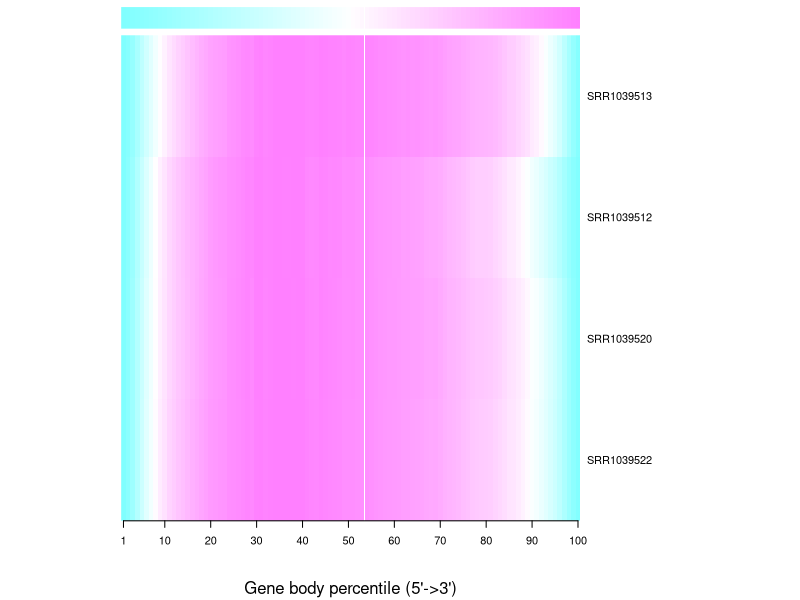
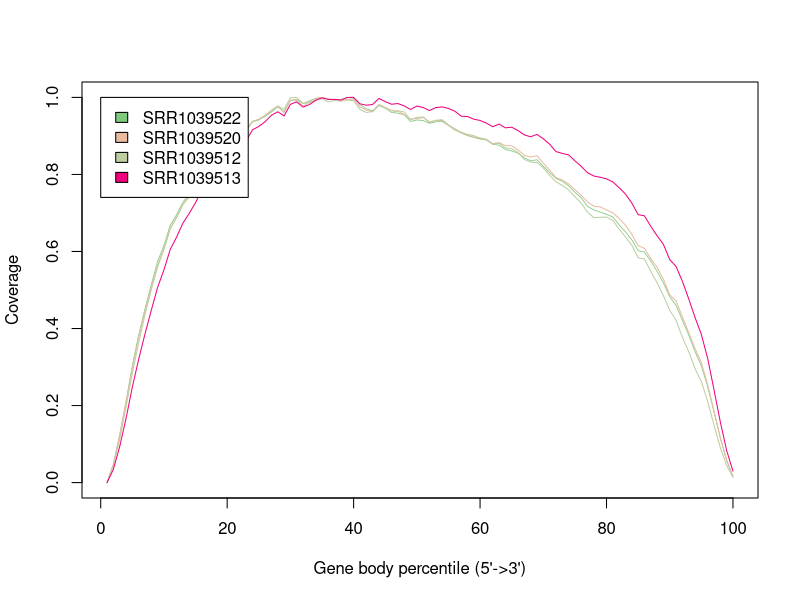

Write the R code that produced these figures, in order.
SRR1039522 <- c(0.0,0.04763836870578444,0.12248231377444861,0.20948033707865168,0.3035034332084894,0.3829744069912609,0.4510559717020391,0.5136313982521847,0.5743081564710778,0.6153167915106117,0.6683130461922597,0.6954535996670829,0.7281575114440283,0.7480493133583022,0.7739986475239284,0.8060965459841865,0.8264695172700791,0.850187265917603,0.8694496462754889,0.8906835205992509,0.9022133791094465,0.9130696004993758,0.9171192259675406,0.9375416146483562,0.9428526841448189,0.9505435913441531,0.9620448397836038,0.9751612567623804,0.9636990220557636,0.9920620058260508,0.9946707240948814,0.9839185393258427,0.9910736579275905,0.9971025801081981,1.0,0.9953911776945484,0.9939424677486475,0.9946395131086142,0.9997867249271744,0.9980597170203912,0.9813930503537245,0.9702897419891802,0.9652075530586767,0.9792264877236787,0.9721624011652101,0.9612957761131918,0.958882126508531,0.9547856845609655,0.9375598210570121,0.9413987723678735,0.9400593008739077,0.9326961090303787,0.936641697877653,0.9377678942987931,0.9271743653766126,0.9157797544735747,0.9079614024136496,0.9007542655014565,0.8960336038285477,0.8918539325842697,0.8894116729088639,0.8785944652517687,0.8759389305035372,0.8647237827715356,0.8610720973782772,0.8551550145651269,0.8432064086558468,0.8353672492717437,0.8381996462754889,0.8210882230545152,0.8046816479400749,0.7898096129837703,0.7824412193091969,0.7702715355805243,0.7535658551810237,0.7394012692467749,0.7169215563878485,0.7076753017062006,0.7022836038285476,0.6963353100291303,0.6896691635455681,0.6687395963379109,0.6510507698709946,0.6302096337910945,0.6021951727007907,0.5982599875156055,0.5751040366208906,0.5484316479400749,0.518287037037037,0.4825010403662089,0.4604478776529338,0.4212026633374948,0.3831070536828964,0.3399812734082397,0.30343320848938826,0.24893362463587182,0.1835882230545152,0.11646899708697461,0.05774812734082397,0.01581616729088639)
SRR1039520 <- c(0.0,0.047805392503781415,0.12423157514952195,0.2084911813274496,0.29679238999209023,0.3761465661990203,0.44418078625647,0.5071673396888834,0.5637012058892913,0.6084016763110056,0.660113373020829,0.6885260119617557,0.7222499757156932,0.7417988426793223,0.7660207041061293,0.7946831244882949,0.817423643201088,0.8417044808015209,0.8600564783592135,0.8847987177886016,0.8970588235294118,0.9024985082497259,0.913166257302638,0.9377107530910453,0.9434106268126501,0.9535094292494067,0.9668449828622178,0.9778353662767301,0.9599864007881992,0.9932003940996073,0.9925065567628325,0.9774815092349749,0.9873097151103896,0.9977970664557401,1.0,0.9954137352039188,0.9934536447275301,0.9902550546049984,0.994719897867144,0.9940364680904209,0.9751502157834118,0.9673167922512246,0.9621893343324591,0.9818284001498688,0.9737868254166493,0.9662933821794818,0.9641979934224221,0.95556318776626,0.9437471379209859,0.9449231922068191,0.9477054799272858,0.93675672675298,0.9399969471157182,0.9404618181313573,0.9278513245354759,0.9187585862370425,0.9089962949086217,0.9030015403188877,0.8970831078361989,0.8948767051052551,0.889790877426696,0.879976548298017,0.882564561564187,0.8747727682722063,0.8742281059628381,0.8639072755783134,0.8492534310256303,0.8448683790572138,0.8487642757032041,0.8292605081664655,0.811234614157057,0.7921089879688605,0.7858262908843651,0.7752487406852338,0.7606191804393378,0.7457259620054675,0.7283765593994144,0.7173549533047472,0.7158423879105782,0.7078875428444555,0.7003316542469783,0.6857125015611341,0.6681861704342034,0.6444638718898741,0.614961908330211,0.6080512884559344,0.5820705493804033,0.5588096526650292,0.5280102132855973,0.4877537710059254,0.47129248019094405,0.4302103714805101,0.3896417023992895,0.34806003080637776,0.3113976659311991,0.2539756879397194,0.1858998376420632,0.11636692893717997,0.05791460250058976,0.01601376573276161)
SRR1039512 <- c(0.0,0.04338030724567558,0.1122308576267086,0.19536258618604088,0.28372091851135034,0.36291127373896215,0.4356905971533406,0.5007408975444538,0.5604335510664893,0.6053334542961978,0.6592854118785533,0.6877948469819766,0.7219618160558042,0.7434957259787912,0.7710172976896092,0.7963716180799161,0.8132635780815289,0.8389530664086126,0.8586901737833151,0.885765694931656,0.9009389742349099,0.912312003548244,0.9166313858312165,0.9367767428732713,0.9410835248578686,0.9523658320229023,0.9637136607394863,0.977684871577759,0.9696710818112173,0.9993851054392968,1.0,0.9843252288214185,0.9862127535180033,0.9941156606588444,0.9965172775291319,0.9883346437643643,0.9920794524414338,0.9936847304544172,0.9931454376839643,0.9915578000887061,0.968655497762187,0.9608735534857465,0.9634162936978348,0.9789650618926656,0.9736023749042377,0.9610927986774727,0.9652836579170194,0.9622142252328535,0.9419075843715979,0.948275775170356,0.9491855167130357,0.9344431676142091,0.9405492722067659,0.9421721906374743,0.9288234345389299,0.9155452401112858,0.9096735010685053,0.9040159670981008,0.9008331317285593,0.8938198056529979,0.8916449941534615,0.8785306036046934,0.881171626144107,0.8688056933188177,0.8666132414015564,0.8572285391718076,0.839046308616588,0.8318767388411757,0.8310249586710213,0.816935305028023,0.7978206523930487,0.780752288214185,0.7714205072376114,0.7597627111810008,0.7424070601991856,0.7254823394217975,0.7020029434297004,0.6877646062658763,0.6887625498971816,0.6893446836821095,0.6806076367888392,0.6580253820410468,0.6377741824926414,0.6160966291681788,0.583461856376759,0.5806797104955446,0.54808273859925,0.5187593242207975,0.485187089230273,0.44693006330389906,0.42166142494254266,0.3770210878593605,0.34037438006531995,0.2956861618483126,0.2621391274545381,0.21088615378412162,0.14910941091085037,0.09070954800209668,0.04455213499455667,0.013547840812870448)
SRR1039513 <- c(0.0,0.034262802174224005,0.09327617651265914,0.16602596195107996,0.24771134315548562,0.31989790444857674,0.38573254899156056,0.44758886425404093,0.5067899799742526,0.5522949148905736,0.6053720855385496,0.6372747103418681,0.6735087970247461,0.6989969246173652,0.7268765198111858,0.7610365112287226,0.7886300243169789,0.8135504577313689,0.835520669432127,0.8581479759691031,0.8680893291374625,0.8760906880274639,0.8866578458017451,0.9158650407667001,0.9245279645258189,0.9368920755256759,0.95360552853669,0.9626931054212559,0.9518443355743098,0.9820081175797454,0.9884002646259477,0.9747800743813474,0.981377842940924,0.9924724645973394,0.9988556715777428,0.9948013517379488,0.9948102918037477,0.9931653196967529,0.9999552996710056,1.0,0.9834966385352596,0.9797909812616221,0.9814851237305107,0.9973135102274353,0.989222750679445,0.9822450293234158,0.9840732727792877,0.9780878987269346,0.9686203690459162,0.9775649048776999,0.9737564368473752,0.9658310685166643,0.9736223358603919,0.9752717780002861,0.9713783793448719,0.9642889071663567,0.9513571019882706,0.9504318051780861,0.9435524245458446,0.9402043699041625,0.9331864182520383,0.9238842797882992,0.930777070519239,0.9210011085681591,0.9226729008725504,0.9139161064225433,0.9026560935488486,0.8978418681161493,0.9039613431554856,0.892620869689601,0.8786207266485482,0.8594979259047346,0.8545853597482478,0.8508886425404091,0.8354223287083393,0.8208947217851523,0.8044092404520097,0.7958401873837792,0.7926798741238735,0.7885808539550851,0.7804945644399943,0.7656317050493492,0.7490344728937205,0.7257634816192248,0.6956578100414819,0.6925913674724646,0.6651185452724933,0.6409490773852096,0.6185273923616078,0.5788647904448577,0.5610651194392791,0.5226943570304677,0.47704191102846516,0.42858675439851235,0.38469550135889,0.3223564225432699,0.24108675439851238,0.1575865398369332,0.08347786439708196,0.029757009011586327)
data_matrix <- matrix(c(SRR1039522,SRR1039520,SRR1039512,SRR1039513), byrow=T, ncol=100)
rowLabel <- c("SRR1039522","SRR1039520","SRR1039512","SRR1039513")

pdf("results/08_rseqc/all_samples.geneBodyCoverage.heatMap.pdf")
rc <- cm.colors(ncol(data_matrix))
heatmap(data_matrix, scale=c("none"),keep.dendro=F, labRow=rowLabel,Colv=NA,Rowv=NA,labCol=NA,col=cm.colors(256),margins=c(6,8),ColSideColors=rc,cexRow=1,cexCol=1,xlab="Gene body percentile (5'->3')",add.expr=x_axis_expr <- axis(side=1,at=c(1,10,20,30,40,50,60,70,80,90,100),labels=c("1","10","20","30","40","50","60","70","80","90","100")))
dev.off()

pdf("results/08_rseqc/all_samples.geneBodyCoverage.curves.pdf")
x=1:100
icolor = colorRampPalette(c("#7fc97f","#beaed4","#fdc086","#ffff99","#386cb0","#f0027f"))(4)
plot(x,SRR1039522,type='l',xlab="Gene body percentile (5'->3')",ylab="Coverage",lwd=0.8,col=icolor[1])
lines(x,SRR1039520,type='l',col=icolor[2])
lines(x,SRR1039512,type='l',col=icolor[3])
lines(x,SRR1039513,type='l',col=icolor[4])
legend(0,1,fill=icolor[1:4],legend=c('SRR1039522','SRR1039520','SRR1039512','SRR1039513'))
dev.off()
